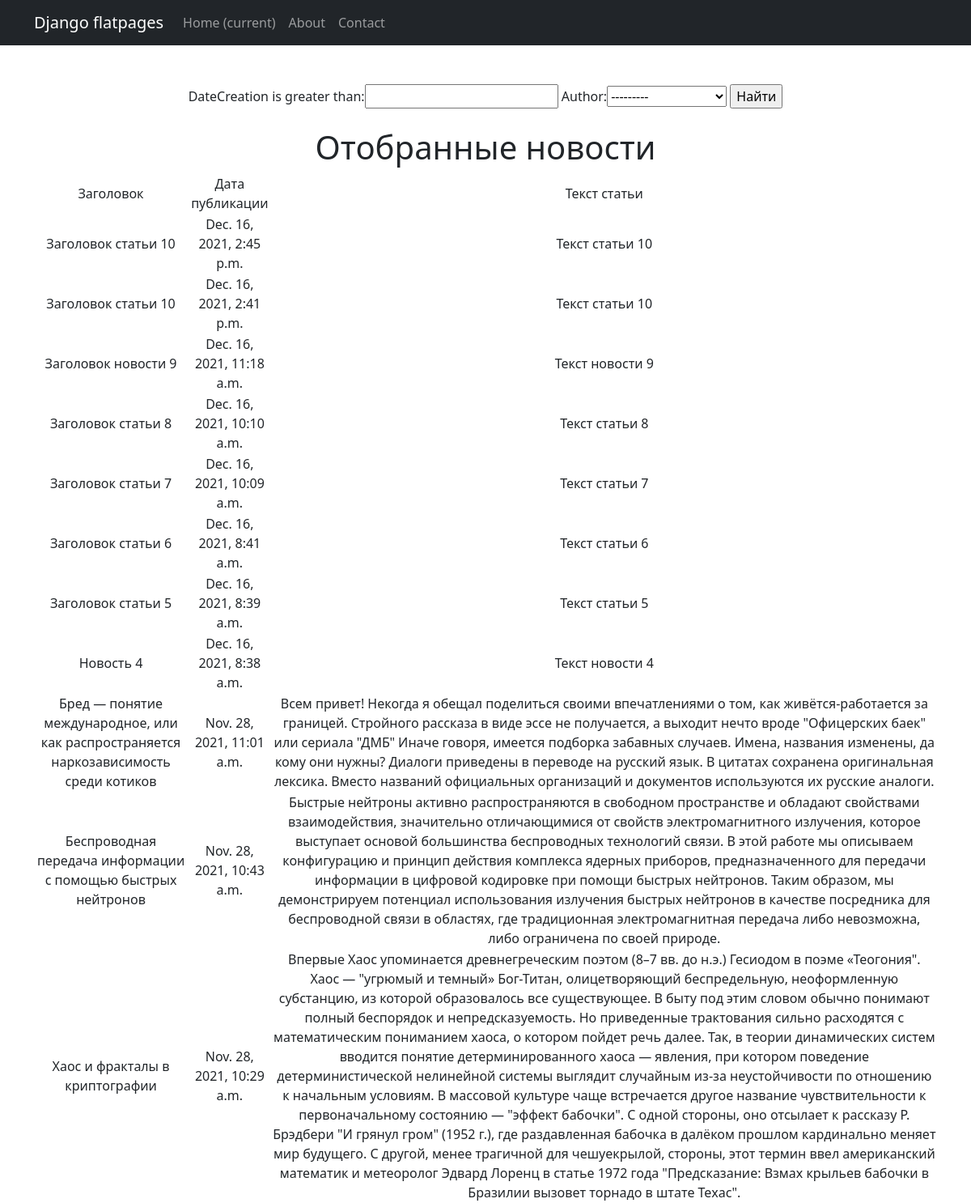
The app's page /news/search/ with its own data.
### newapp/models.py (models this page shows, shortened)
class Post(models.Model):
    author = models.ForeignKey(Author, on_delete=models.CASCADE)
    NEWS = 'NW'
    ARTICLE = 'AR'
    CATEGORY_CHOICES = (
        (NEWS, 'Новость'),
        (ARTICLE, 'Статья')
    )
    categoryType = models.CharField(max_length=2, choices=CATEGORY_CHOICES, default=ARTICLE)
    dateCreation = models.DateTimeField(auto_now_add=True)
    postCategory = models.ManyToManyField(Category, through='PostCategory')
    title = models.CharField(max_length=128)
    text = models.TextField()
    rating = models.SmallIntegerField(default=0)

### newapp/views.py (the view)
# urls.py: path('search/', PostListFilter.as_view()),
class PostListFilter(ListView):
    model = Post
    template_name = 'postsfilter.html'
    context_object_name = 'news'
    queryset = Post.objects.order_by('-id')
    def get_context_data(self, **kwargs):
        context = super().get_context_data(**kwargs)
        context['filter'] = PostFilter(self.request.GET, queryset=self.get_queryset())
        return context

### newapp/templatetags/censor_filters.py (called while the page is built)
@register.filter(name='censor')
def censor(value):
    censor_list = ['дурак',
                   'лох',
                   'придурок']
    value1 = (str(value)).split()
    for i in censor_list:
        for j in value1:
            if j == i:
                value1.remove(i)
    value = ' '.join(value1)
    return str(value)

### newapp/templates/postsfilter.html (shortened to what this page needs)
{% extends 'flatpages/default.html' %}
{% load censor_filters %}
{% block content %}
    <form method="GET">
        <br>
        <br>
        {{ filter.form }}
        <input type="submit" value="Найти">
        <br>
        <br>
    </form>
    <h1>Отобранные новости</h1>
    {% if news %}
        <table>
            <tr>
                <td>
                    Заголовок
                </td>
                <td>
                    Дата публикации
                </td>
                <td>
                    Текст статьи
                </td>
            </tr>
        {% for new in filter.qs %}
            <tr>
                <td>
                    {{ new.title|censor }}
                </td>
                <td>
                    {{ new.dateCreation }}
                </td>
                <td>
                    {{ new.text|censor }}
                </td>
            </tr>
        {% endfor %}
        </table>
    {% else %}
        <h2>Новостей нет!</h2>
    {% endif %}
{% endblock content %}

### newapp/templates/flatpages/default.html (shortened to what this page needs)
<!DOCTYPE html>
<html lang="en">
    <head>
        {% load static %}
        <link href="{% static 'css/styles.css' %}" rel="stylesheet" />
    </head>
    <body>
        <nav class="navbar navbar-expand-lg navbar-dark bg-dark static-top">
           <div class="container">
               <a class="navbar-brand" href="#">Django flatpages</a>
               <div class="collapse navbar-collapse" id="navbarResponsive">
                   <ul class="navbar-nav ml-auto">
                       <li class="nav-item active">
                           <a class="nav-link" href="#">Home
                               <span class="sr-only">(current)</span>
                           </a>
                       </li>
                       <li class="nav-item">
                           <a class="nav-link" href="/about/">About</a>
                       </li>
                       <li class="nav-item">
                           <a class="nav-link" href="/contacts/">Contact</a>
                       </li>
                   </ul>
               </div>
           </div>
        </nav>
         <div class="container">
           <div class="row">
               <div class="col-lg-12 text-center">
                   {% block content %}{% endblock content %}
               </div>
           </div>
        </div>
    </body>
</html>

### records on screen
Post: title|censor "Заголовок статьи 10", dateCreation "Dec. 16, 2021, 2:45 p.m.", text|censor "Текст статьи 10"
Post: title|censor "Заголовок статьи 10", dateCreation "Dec. 16, 2021, 2:41 p.m.", text|censor "Текст статьи 10"
Post: title|censor "Заголовок новости 9", dateCreation "Dec. 16, 2021, 11:18 a.m.", text|censor "Текст новости 9"
Post: title|censor "Заголовок статьи 8", dateCreation "Dec. 16, 2021, 10:10 a.m.", text|censor "Текст статьи 8"
Post: title|censor "Заголовок статьи 7", dateCreation "Dec. 16, 2021, 10:09 a.m.", text|censor "Текст статьи 7"
Post: title|censor "Заголовок статьи 6", dateCreation "Dec. 16, 2021, 8:41 a.m.", text|censor "Текст статьи 6"
Post: title|censor "Заголовок статьи 5", dateCreation "Dec. 16, 2021, 8:39 a.m.", text|censor "Текст статьи 5"
Post: title|censor "Новость 4", dateCreation "Dec. 16, 2021, 8:38 a.m.", text|censor "Текст новости 4"
Post: title|censor "Бред — понятие международное, или как распространяется наркозависимость среди котиков", dateCreation "Nov. 28, 2021, 11:01 a.m.", text|censor "Всем привет! Некогда я обещал поделиться своими впечатлениями о том, как живётся-работается за границей. Стройного рассказа в виде эссе не получается, а выходит нечто вроде \"Офицерских баек\" или сериала \"ДМБ\" Иначе говоря, имеется подборка забавных случаев. Имена, названия изменены, да кому они нужны? Диалоги приведены в переводе на русский язык. В цитатах сохранена оригинальная лексика. Вместо названий официальных организаций и документов используются их русские аналоги."
Post: title|censor "Беспроводная передача информации с помощью быстрых нейтронов", dateCreation "Nov. 28, 2021, 10:43 a.m.", text|censor "Быстрые нейтроны активно распространяются в свободном пространстве и обладают свойствами взаимодействия, значительно отличающимися от свойств электромагнитного излучения, которое выступает основой большинства беспроводных технологий связи. В этой работе мы описываем конфигурацию и принцип действия комплекса ядерных приборов, предназначенного для передачи информации в цифровой кодировке при помощи быстрых нейтронов. Таким образом, мы демонстрируем потенциал использования излучения быстрых нейтронов в качестве посредника для беспроводной связи в областях, где традиционная электромагнитная передача либо невозможна, либо ограничена по своей природе."
Post: title|censor "Хаос и фракталы в криптографии", dateCreation "Nov. 28, 2021, 10:29 a.m.", text|censor "Впервые Хаос упоминается древнегреческим поэтом (8–7 вв. до н.э.) Гесиодом в поэме «Теогония\". Хаос — \"угрюмый и темный» Бог-Титан, олицетворяющий беспредельную, неоформленную субстанцию, из которой образовалось все существующее. В быту под этим словом обычно понимают полный беспорядок и непредсказуемость. Но приведенные трактования сильно расходятся с математическим пониманием хаоса, о котором пойдет речь далее. Так, в теории динамических систем вводится понятие детерминированного хаоса — явления, при котором поведение детерминистической нелинейной системы выглядит случайным из-за неустойчивости по отношению к начальным условиям. В массовой культуре чаще встречается другое название…"
